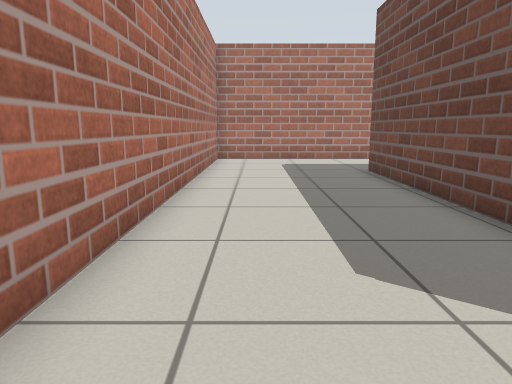
[1] (above)

16 first-person views from a walk through a robot-simulator world made for Gazebo. The camera is 0.71 m above the floor, tilts 10° down and sees 70° across. The floor is counted in squares, 0.5 m on a side. Each view is taken from the middle of a square. On the plan, view 1 faces up. The plan holds only what a view shows up to about 16 squares ahead; the rest is blank.

[2]
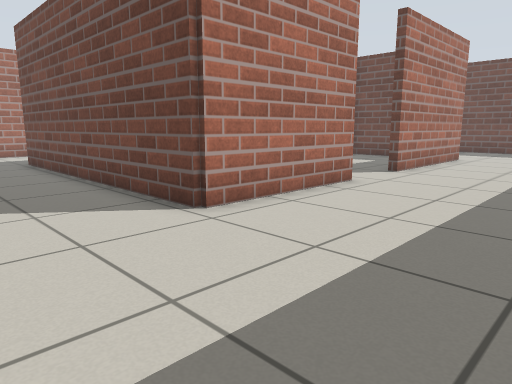

[3]
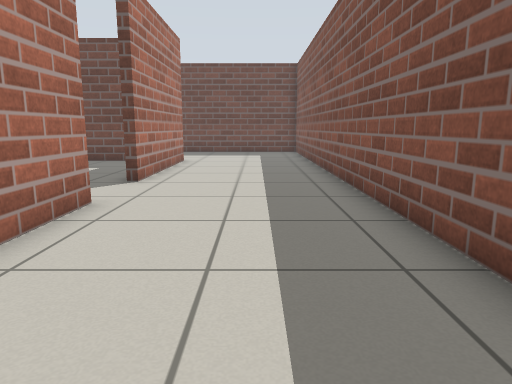

[4]
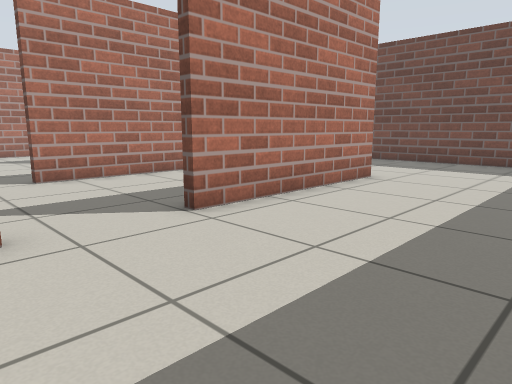

[5]
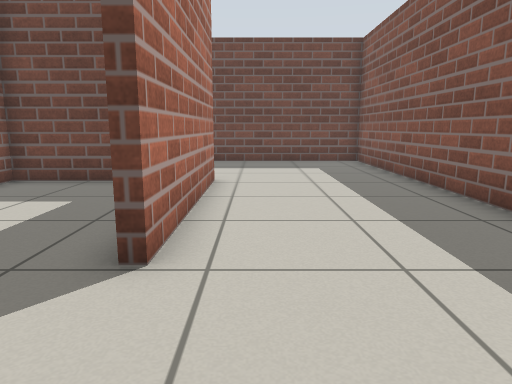

[6]
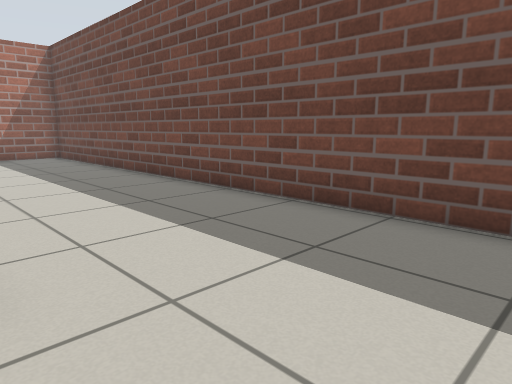

[7]
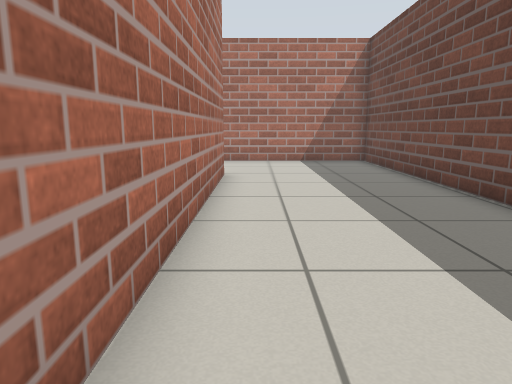

[8]
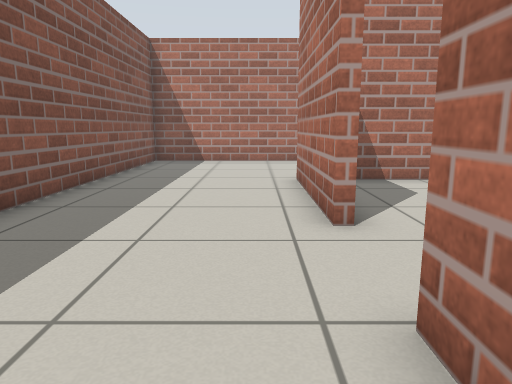

[9]
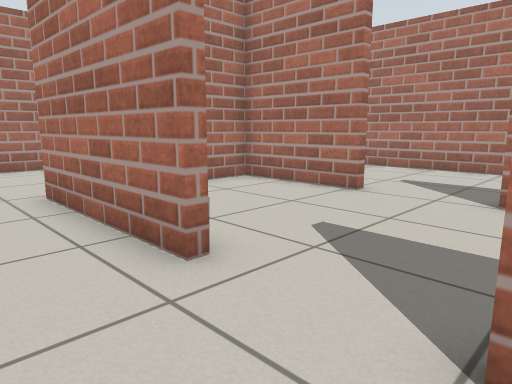

[10]
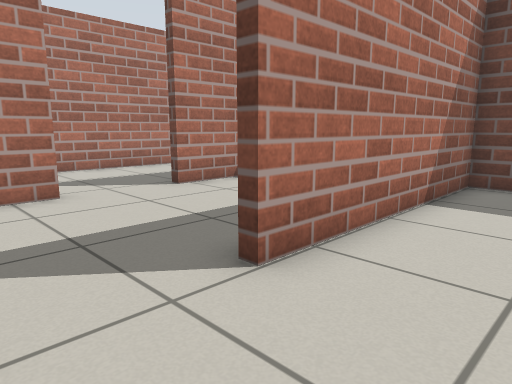

[11]
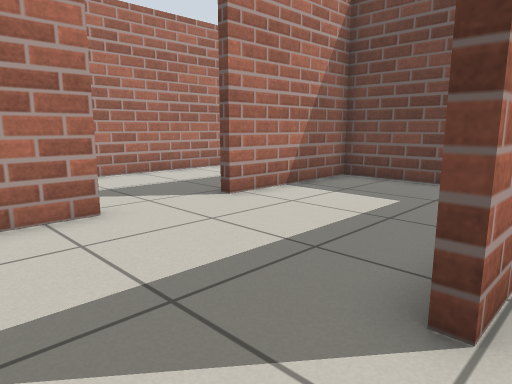

[12]
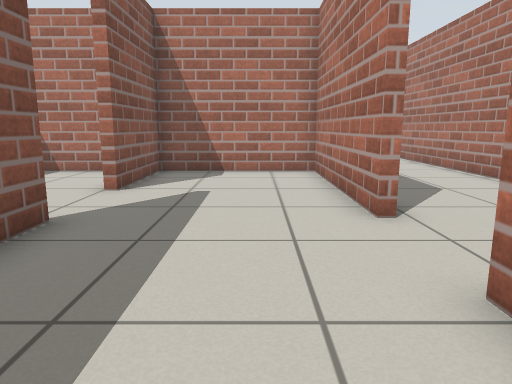

[13]
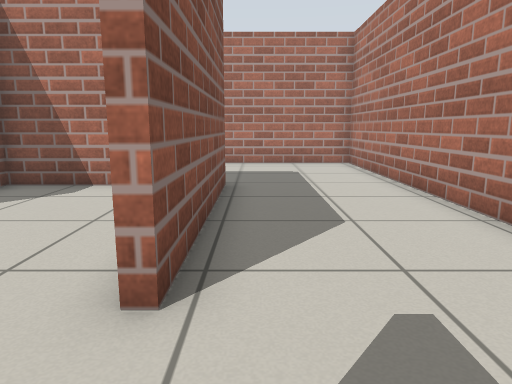

[14]
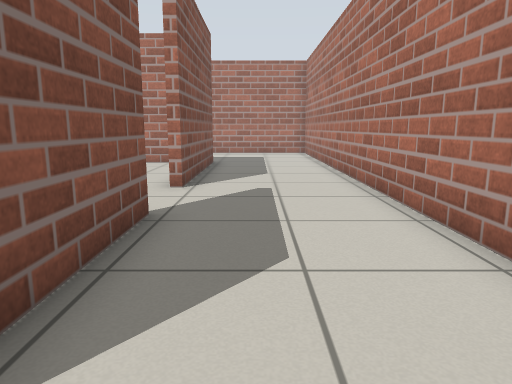

[15]
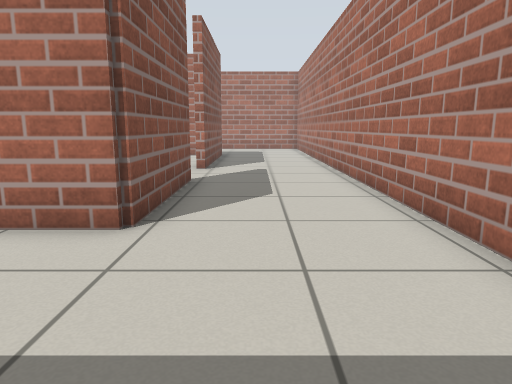

[16]
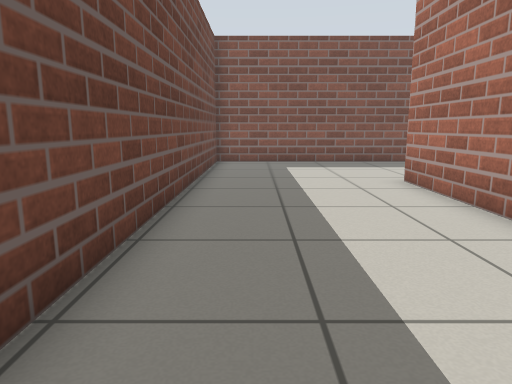

### Floor plan
Points are (right, up) in squares from view 1. A wall is a line through its corners. A room is listed if a view was taken in it or the views show most of it. See-through windows are left out.
Room 1 (views 1, 2, 3, 4, 5, 6, 7, 8, 9, 13, 14, 15, 16)
walls: (8.9, 1.1) (3.7, 1.1) (3.7, 12.2) (10.4, 12.2); (13.1, 12.2) (18, 12.2) (18, 1.1) (11.6, 1.1) (11.6, 1.5); (-1.7, -4.4) (23.7, -4.4) (23.7, 16.8) (-1.7, 16.8) (-1.7, -4.4)
ways out: opening at (10, 1) to room 2; opening at (12, 12) to room 3
Room 2 (views 10, 11)
walls: (7.9, 6.5) (4, 6.5) (4, 2.8); (17.7, 3.5) (17.7, 6.5) (10.5, 6.5)
ways out: opening at (10, 1) to room 1; opening at (9, 7) to room 3
Room 3 (view 12)
walls: (10.5, 6.8) (11.8, 6.8); (10.4, 11.9) (4, 11.9) (4, 6.8) (7.9, 6.8); (17.7, 9.1) (17.7, 11.9) (13.1, 11.9)
ways out: opening at (12, 12) to room 1; opening at (9, 7) to room 2

Positions as (right, up) in squares from view 1, and headings:
1: (0, 0), facing up
2: (0, -4), facing up-right
3: (2, -2), facing right
4: (8, -4), facing up-right
5: (8, 0), facing right
6: (18, -2), facing up-right
7: (19, 1), facing up
8: (14, 0), facing left
9: (12, -1), facing up-left
10: (8, 4), facing up-right
11: (8, 6), facing up-right
12: (16, 10), facing left
13: (13, 13), facing left
14: (19, 14), facing left
15: (23, 14), facing left
16: (22, 11), facing down
